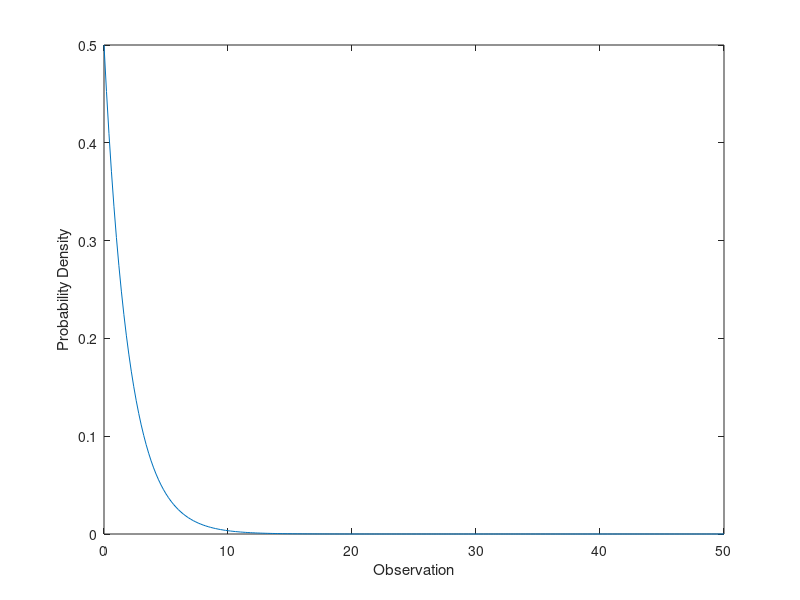
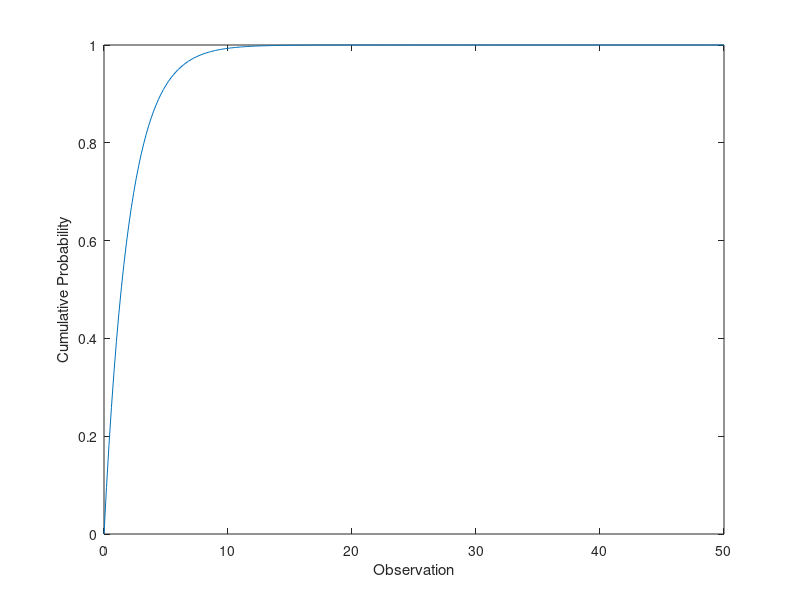

Reproduce these figures in MATLAB, in order.

clc;
clear all;
close all;

rng(42);

x = 0:0.2:50;
y = chi2pdf(x, 2);

figure(1);
plot(x,y)
xlabel('Observation')
ylabel('Probability Density')



x = 0:0.2:50;
y = chi2cdf(x, 2);

figure(2);
plot(x,y)
xlabel('Observation')
ylabel('Cumulative Probability')
